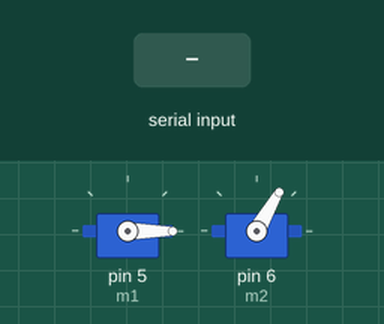
Bench run of a sketch on a simulated Arduino Uno, built with avr-gcc and run on an emulated ATmega328P. On the bench: 2 × servo. The inputs (shaded band) are chosen by the test bench.

Above: at 1.2 s.
1.3 s: "1" received over Serial
At 2.45 s:
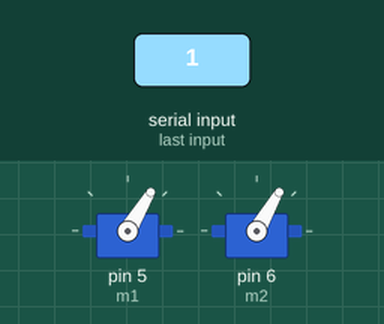
At 3.05 s:
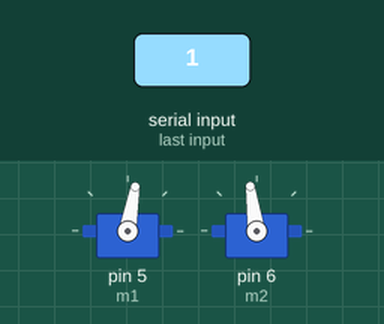
Timing chart, 0 to 13.3 s (numbered marks = the images above; inputs shaded):
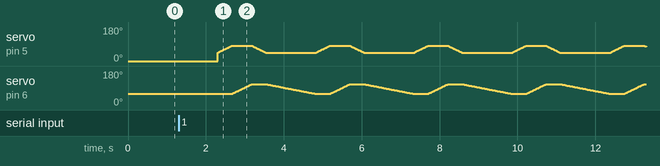

The sketch:

Independence_day.ino
```cpp
#include <Servo.h>

Servo m1,m2;

void setup() {
  // put your setup code here, to run once:


    Serial.begin(9600);
  m1.attach(5);
  m2.attach(6);

  // 5 - Bare hand; 6 - Flag hand

  m1.write(0);
  m2.write(60);
}

void loop() {
  // put your main code here, to run repeatedly:
  if (Serial.available() > 0){
    if (Serial.readString() == "1"){
      flag();
    }
  }


}


void flag(){

  // Flag hand upper limit - 110; lower limit - 60
int l = 60;
int u = 110;


for (int i = 0; i < 5; i++){


for (int i  = 45; i <= 80; i++){
  m1.write(i);
  delay(10);
}
for (int i  = l; i <= u; i++){
  m2.write(i);
  delay(10);
}
for (int i  = 80; i >= 45; i--){
  m1.write(i);
  delay(10);
}
for (int i  = u; i >= l; i--){
  m2.write(i);
  delay(25);
}


}


}
```
